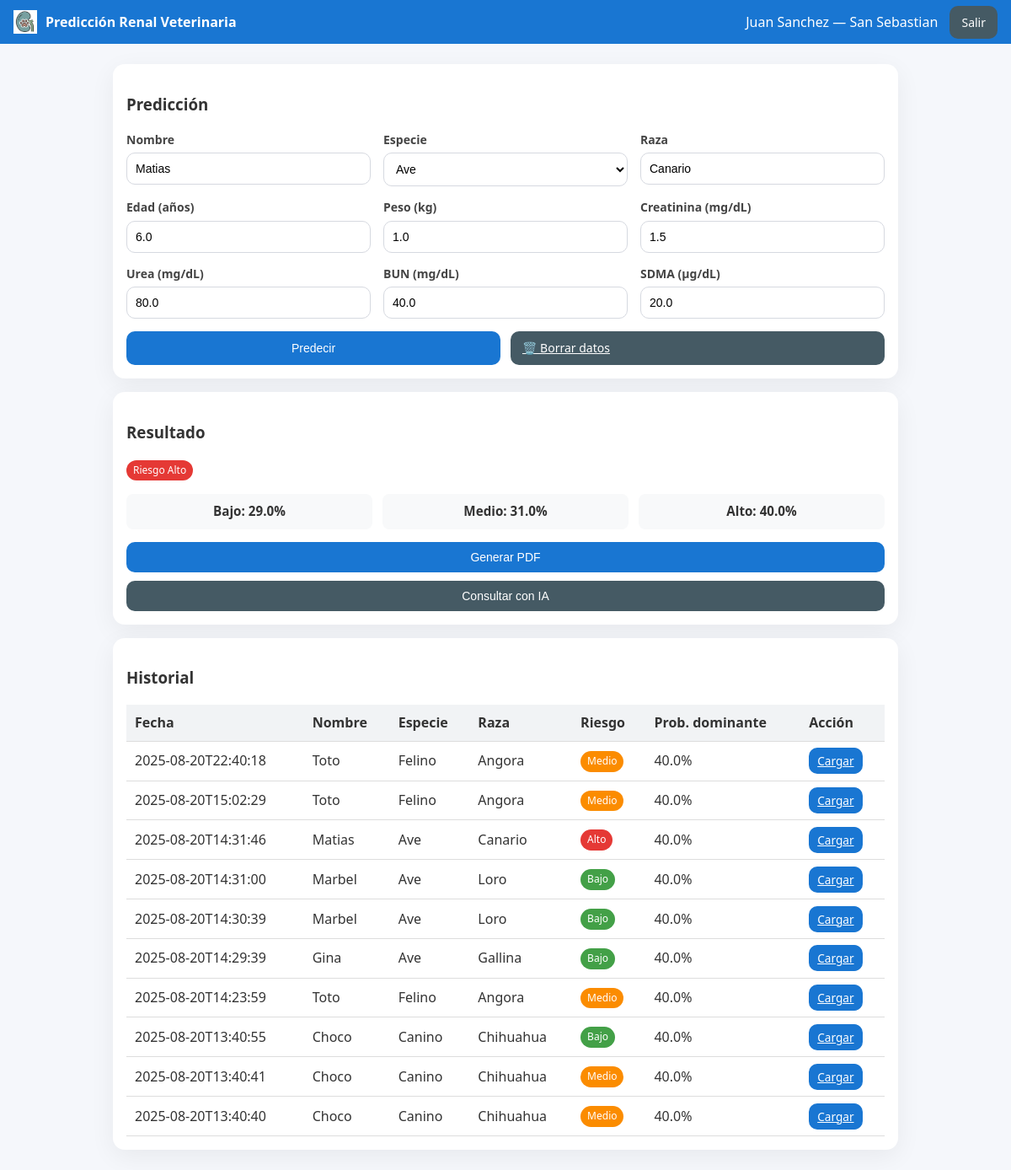
Screenshot of /dashboard?case_id=35 (signed in) with the database file from the repository.
### tables this page shows
CREATE TABLE casos_renales (
        id INTEGER PRIMARY KEY AUTOINCREMENT,
        fecha_hora TEXT,
        nombre TEXT,
        especie TEXT,
        raza TEXT,
        edad REAL, peso REAL, creatinina REAL, urea REAL, bun REAL, sdma REAL,
        risk_label TEXT,
        prob_bajo REAL, prob_medio REAL, prob_alto REAL
    , user_id INTEGER, clinic TEXT);

### app.py (the view)
@app.get("/dashboard")
def dashboard(request: Request):
    redirect = require_login_or_redirect(request)
    if redirect:
        return redirect
    user = current_user(request)
    vals = {}
    result = None
    case_id = None
    try:
        q = dict(request.query_params)
        if "case_id" in q and q["case_id"]:
            case_id = int(q["case_id"])
    except Exception:
        case_id = None
    if case_id:
        conn = get_db()
        cur = conn.cursor()
        cur.execute("SELECT * FROM casos_renales WHERE id=? AND user_id=?", (case_id, user["id"]))
        row = cur.fetchone()
        conn.close()
        if row:
            vals = {
                "Nombre": row["nombre"],
                "Especie": row["especie"],
                "Raza": row["raza"],
                "Edad": row["edad"],
                "Peso": row["peso"],
                "Creatinina": row["creatinina"],
                "Urea": row["urea"],
                "BUN": row["bun"],
                "SDMA": row["sdma"],
            }
            result = {
                "nombre": row["nombre"],
                "especie": row["especie"],
                "raza": row["raza"],
                "pred_label": row["risk_label"],
                "probs": [row["prob_bajo"], row["prob_medio"], row["prob_alto"]],
                "ai_text": row["ai_text"],
            }
    return templates.TemplateResponse(
        "dashboard.html",
        {
            "request": request,
            "title": APP_TITLE,
            "user": user,
            "species": SPECIES_OPTIONS,
            "vals": vals,
            "result": result,
            "history": _history_for(user["id"]),
        },
    )

### templates/dashboard.html (shortened to what this page needs)
{% extends "base.html" %}
{% block content %}
<div class="card">
  <h3>Predicción</h3>
  <form method="post" action="/predict">
    <div class="param-grid">
      <div class="col">
        <label>Nombre</label>
        <input name="nombre" value="{{ vals.Nombre or '' }}" required>
      </div>
      <div class="col">
        <label>Especie</label>
        <select name="especie">
          {% for sp in species %}
            <option value="{{ sp }}" {% if vals.Especie==sp %}selected{% endif %}>{{ sp }}</option>
          {% endfor %}
        </select>
      </div>
      <div class="col">
        <label>Raza</label>
        <input name="raza" value="{{ vals.Raza or '' }}">
      </div>
    </div>
    <div class="param-grid">
      <div class="col"><label>Edad (años)</label><input type="number" step="1" name="Edad" value="{{ vals.Edad or '' }}" required></div>
      <div class="col"><label>Peso (kg)</label><input type="number" name="Peso" step="0.1" min="0.5" max="120" value="{{ vals.Peso or '' }}" required></div>
      <div class="col"><label>Creatinina (mg/dL)</label><input type="number" step="0.01" name="Creatinina" value="{{ vals.Creatinina or '' }}" required></div>
      <div class="col"><label>Urea (mg/dL)</label><input type="number" step="0.01" name="Urea" value="{{ vals.Urea or '' }}" required></div>
      <div class="col"><label>BUN (mg/dL)</label><input type="number" step="0.01" name="BUN" value="{{ vals.BUN or '' }}" required></div>
      <div class="col"><label>SDMA (µg/dL)</label><input type="number" step="0.01" name="SDMA" value="{{ vals.SDMA or '' }}" required></div>
    </div>
    <div class="btn-grid">
      <button class="btn" type="submit">Predecir</button>
      <a href="/dashboard" class="btn secondary">🗑️ Borrar datos</a>
    </div>
  </form>
</div>
{% if result %}
<div class="card">
  <h3>Resultado</h3>
  {% set c = "green" if result.pred_label=="Bajo" else ("orange" if result.pred_label=="Medio" else "red") %}
  <p><span class="badge {{ c }}">Riesgo {{ result.pred_label }}</span></p>
  <div class="result-grid">
    <div class="item">Bajo: {{ (result.probs[0]*100)|round(0) }}%</div>
    <div class="item">Medio: {{ (result.probs[1]*100)|round(0) }}%</div>
    <div class="item">Alto: {{ (result.probs[2]*100)|round(0) }}%</div>
  </div>
  <form method="post" action="/predict/pdf" style="margin-top:10px">
    <button class="btn" type="submit">Generar PDF</button>
  </form>
  <form method="post" action="/ai/consult" style="margin-top:10px">
    <button class="btn secondary" type="submit">Consultar con IA</button>
  </form>
</div>
{% endif %}
<div class="card">
  <h3>Historial</h3>
  <table>
    <thead>
      <tr>
        <th>Fecha</th>
        <th>Nombre</th>
        <th>Especie</th>
        <th>Raza</th>
        <th>Riesgo</th>
        <th>Prob. dominante</th>
        <th>Acción</th>
      </tr>
    </thead>
    <tbody>
      {% for r in history %}
      {% set label = r.risk_label %}
      {% set prob = (r.prob_alto if label=='Alto' else (r.prob_medio if label=='Medio' else r.prob_bajo)) %}
      {% set c = 'red' if label=='Alto' else ('orange' if label=='Medio' else 'green') %}
      <tr>
        <td>{{ r.fecha_hora[:19] }}</td>
        <td>{{ r.nombre }}</td>
        <td>{{ r.especie }}</td>
        <td>{{ r.raza }}</td>
        <td><span class="badge {{ c }}">{{ label }}</span></td>
        <td>{{ (prob*100)|round(0) }}%</td>
        <td><a href="/dashboard?case_id={{ r.id }}" class="btn small">Cargar</a></td>
      </tr>
      {% endfor %}
    </tbody>
  </table>
</div>
{% endblock %}

### static/css/style.css (style rules this page uses)
body { font-family: Arial, sans-serif; margin: 0; padding: 0; background: #f4f6f9; color: #333; line-height: 1.4; }
.card { background: #fff; padding: 20px; margin: 15px auto; border-radius: 10px; box-shadow: 0 2px 6px rgba(0,0,0,0.1); max-width: 900px; }
.col { flex: 1; min-width: 200px; }
label { display: block; margin-bottom: 6px; font-weight: bold; font-size: 0.9em; color: #444; }
input, select, button { width: 100%; padding: 10px 12px; border-radius: 6px; border: 1px solid #ddd; box-sizing: border-box; font-size: 14px; }
.param-grid { display: grid; grid-template-columns: repeat(auto-fit, minmax(220px, 1fr)); gap: 15px; margin-bottom: 15px; }
.btn-grid { display: grid; grid-template-columns: repeat(auto-fit, minmax(160px, 1fr)); gap: 12px; margin-top: 15px; }
.result-grid { display: grid; grid-template-columns: repeat(auto-fit, minmax(120px, 1fr)); gap: 12px; margin: 15px 0; text-align: center; }
.result-grid .item { background: #f8f9fa; padding: 10px; border-radius: 8px; font-weight: bold; font-size: 0.95em; }
.btn { padding: 10px 14px; border: none; border-radius: 6px; cursor: pointer; background: #007bff; color: white; font-size: 14px; transition: background 0.2s; min-width: 120px; }
.btn.secondary { background: #6c757d; }
.btn.small { padding: 6px 10px; font-size: 0.85em; }
table { width: 100%; border-collapse: collapse; }
table th, table td { padding: 10px; border-bottom: 1px solid #ddd; text-align: left; }
table th { background: #f1f3f5; font-weight: bold; }
.badge { padding: 5px 10px; border-radius: 12px; color: white; font-size: 0.8em; }
.badge.green { background: #28a745; }
.badge.orange { background: #fd7e14; }
.badge.red { background: #dc3545; }

### templates/base.html (style rules this page uses)
body { font-family: system-ui,-apple-system,Segoe UI,Roboto,Ubuntu,"Helvetica Neue",Arial,sans-serif; background: #f5f7fb; margin: 0; }
.card { background: #fff; border-radius: 14px; box-shadow: 0 8px 30px rgba(0,0,0,.06); padding: 16px; margin-bottom: 16px; }
.btn { background: #1976D2; color: #fff; border: none; border-radius: 10px; padding: 10px 14px; cursor: pointer }
.btn.secondary { background: #455A64 }
.col { flex: 1 1 240px }
input, select { width: 100%; padding: 10px; border: 1px solid #d6d9e0; border-radius: 10px; background: #fff }
label { font-size: 14px; color: #444; margin-bottom: 6px; display: block }
table { width: 100%; border-collapse: collapse }
th, td { padding: 8px 10px; border-bottom: 1px solid #eee; text-align: left }
.badge { padding: 4px 8px; border-radius: 999px; font-size: 12px; color: #fff; display: inline-block }
.badge.green { background: #43A047 }
.badge.orange { background: #FB8C00 }
.badge.red { background: #E53935 }

### rows the page displays
casos_renales: nombre "Matias", especie "Ave", raza "Canario", Edad "6.0", Peso "1.0", Creatinina "1.5", Urea "80.0", BUN "40.0", SDMA "20.0", pred_label "Alto", (result.probs[0]*100)|round(0) "29.0", (result.probs[1]*100)|round(0) "31.0", (result.probs[2]*100)|round(0) "40.0", fecha_hora "2025-08-20T14:31:46", risk_label "Alto", (prob*100)|round(0) "40.0"
casos_renales: fecha_hora "2025-08-20T22:40:18", nombre "Toto", especie "Felino", raza "Angora", risk_label "Medio", (prob*100)|round(0) "40.0"
casos_renales: fecha_hora "2025-08-20T15:02:29", nombre "Toto", especie "Felino", raza "Angora", risk_label "Medio", (prob*100)|round(0) "40.0"
casos_renales: fecha_hora "2025-08-20T14:31:00", nombre "Marbel", especie "Ave", raza "Loro", risk_label "Bajo", (prob*100)|round(0) "40.0"
casos_renales: fecha_hora "2025-08-20T14:30:39", nombre "Marbel", especie "Ave", raza "Loro", risk_label "Bajo", (prob*100)|round(0) "40.0"
casos_renales: fecha_hora "2025-08-20T14:29:39", nombre "Gina", especie "Ave", raza "Gallina", risk_label "Bajo", (prob*100)|round(0) "40.0"
casos_renales: fecha_hora "2025-08-20T14:23:59", nombre "Toto", especie "Felino", raza "Angora", risk_label "Medio", (prob*100)|round(0) "40.0"
casos_renales: fecha_hora "2025-08-20T13:40:55", nombre "Choco", especie "Canino", raza "Chihuahua", risk_label "Bajo", (prob*100)|round(0) "40.0"
casos_renales: fecha_hora "2025-08-20T13:40:41", nombre "Choco", especie "Canino", raza "Chihuahua", risk_label "Medio", (prob*100)|round(0) "40.0"
casos_renales: fecha_hora "2025-08-20T13:40:40", nombre "Choco", especie "Canino", raza "Chihuahua", risk_label "Medio", (prob*100)|round(0) "40.0"

### other values shown
{{ title }} "Predicción Renal Veterinaria"
{{ user.name }} "Juan Sanchez"
{{ user.clinic or "(sin clínica)" }} "San Sebastian"
